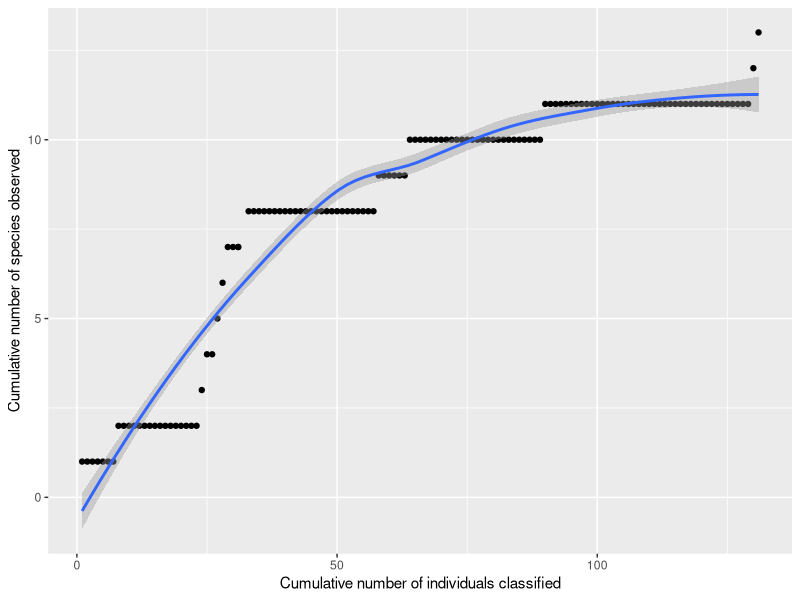

R code for this plot:
## ---- chunk 1
#To make tables
install.packages("kableExtra")
library(kableExtra)
library(knitr)
#To manipulate and plot data
library(tidyverse)
## ---- chunk 2
example_data1 = data.frame(
  number = c(1,2,3,4,5,6,7,8,9,10,11,12,13),
  name = c("Twizzler", "OG Gummy", "Wine Gummy", "Sugar Gummy", "Sugar Swirls", "Sugar Bottles", "Octopi", "Mike-Ike", "Sphere Candy", "SKittles", "M&Ms", "Kisses", "Lego"),
  characteristics = c("red string", "gummy bear", "wine gummy bear", "sugar gummy bear", "sugar coated swirls", "sugar coated bottle", "sugar coated octopi", "ovoid chewy", "spherical chewy", "flat hardshell chocolate", "bulky hardshell chocolate", "flat-bottom teardrop chocolate", "lego-like hard chewy"), 
  occurences = c(7,16,1,2,1,1,4,25,6,26,41,1,1)
)
## ---- chunk 3
example_data1 %>% 
  kable("html") %>%
  kable_styling(bootstrap_options = "striped", font_size = 10, full_width = F)
## ---- chunk 4
example_data2 = data.frame(
  x = c(1,2,3,4,5,6,7,8,9,10,11,12,13,14,15,16,17,18,19,20,21,22,23,24,25,26,27,28,29,30,31,31,33,34,35,36,37,38,39,40,41,42,43,44,45,46,47,48,49,50,51,52,53,54,55,56,57,58,59,60,61,62,63,64,65,66,67,68,69,70,71,72,73,74,75,76,77,78,79,80,81,82,83,84,85,86,87,88,89,90,91,92,93,94,95,96,97,98,99,100,101,102,103,104,105,106,107,108,109,110,111,112,113,114,115,116,117,118,119,120,121,122,123,124,125,126,127,128,129,130,131),
  y = c(1,1,1,1,1,1,1,2,2,2,2,2,2,2,2,2,2,2,2,2,2,2,2,3,4,4,5,6,7,7,7,7,8,8,8,8,8,8,8,8,8,8,8,8,8,8,8,8,8,8,8,8,8,8,8,8,8,9,9,9,9,9,9,10,10,10,10,10,10,10,10,10,10,10,10,10,10,10,10,10,10,10,10,10,10,10,10,10,10,11,11,11,11,11,11,11,11,11,11,11,11,11,11,11,11,11,11,11,11,11,11,11,11,11,11,11,11,11,11,11,11,11,11,11,11,11,11,11,11,12,13)
)
## ---- chunk 5
ggplot(example_data2, aes(x=x, y=y)) +
  geom_point() +
  geom_smooth() +
  labs(x="Cumulative number of individuals classified", y="Cumulative number of species observed")
## ---- chunk 6
species1 = 7/(7+16+1+2+1+1+4+25+6+26+41+1+1)
species2 = 16/(132)
species3 = 1/(132)
species4 = 2/(132)
species5 = 1/(132)
species6 = 1/(132)
species7 = 4/(132)
species8 = 25/(132)
species9 = 6/(132)
species10 = 26/(132)
species11 = 41/(132)
species12 = 1/(132)
species13 = 1/(132)

1 / (species1^2 + species2^2 + species3^2 + species4^2 + species5^2 + species6^2 + species7^2 + species8^2 + species9^2 + species10^2 + species11^2 + species12^2 + species13^2)
## ---- chunk 7
OGcommunity_data1 = data.frame(
  number = c(1,2,3,4,5,6,7,8,9,10,11,12,13),
  name = c("Strings", "OG Gummy", "Wine Gummy", "Sugar Gummy", "Sugar Swirls", "Sugar Bottles", "Octopi", "Mike-Ike", "Sphere Candy", "SKittles", "M&Ms", "Kisses", "Lego"),
  characteristics = c("red string", "gummy bear", "wine gummy bear", "sugar gummy bear", "sugar coated swirls", "sugar coated bottle", "sugar coated octopi", "ovoid chewy", "spherical chewy", "flat hardshell chocolate", "bulky hardshell chocolate", "flat-bottom teardrop chocolate", "lego-like hard chewy"), 
  occurences = c(14,101,8,3,3,3,6,131,19,197,242,16,18)
)
## ---- chunk 8
cspecies1 = 14/(761)
cspecies2 = 101/(761)
cspecies3 = 8/(761)
cspecies4 = 3/(761)
cspecies5 = 3/(761)
cspecies6 = 3/(761)
cspecies7 = 6/(761)
cspecies8 = 131/(761)
cspecies9 = 19/(761)
cspecies10 = 197/(761)
cspecies11 = 214/(761)
cspecies12 = 16/(761)
cspecies13 = 18/(761)

1 / (cspecies1^2 + cspecies2^2 + cspecies3^2 + cspecies4^2 + cspecies5^2 + cspecies6^2 + cspecies7^2 + cspecies8^2 + cspecies9^2 + cspecies10^2 + cspecies11^2 + cspecies12^2 + cspecies13^2)
## ---- chunk 9
13 + 5^2/(2*8)
## ---- chunk 10
13 + 0^2/(2*13)
## ---- chunk 11
library(vegan)
## ---- chunk 12
example_data1_diversity = 
  example_data1 %>% 
  select(name, occurences) %>% 
  spread(name, occurences)

example_data1_diversity
## ---- chunk 13
diversity(example_data1_diversity, index="invsimpson")
## ---- chunk 14
specpool(example_data1_diversity)
## ---- chunk 15
OGcommunity_data1_diversity = 
  OGcommunity_data1 %>% 
  select(name, occurences) %>% 
  spread(name, occurences)

OGcommunity_data1_diversity
## ---- chunk 16
diversity(OGcommunity_data1_diversity, index="invsimpson")
## ---- chunk 17
specpool(OGcommunity_data1_diversity)
